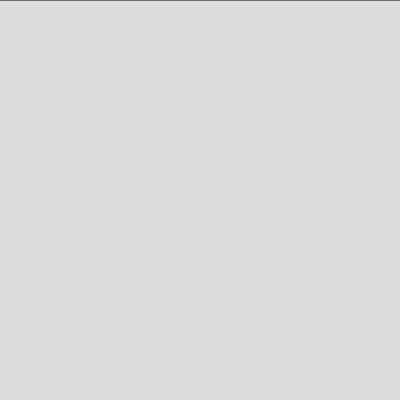
Frame 1 (no input)
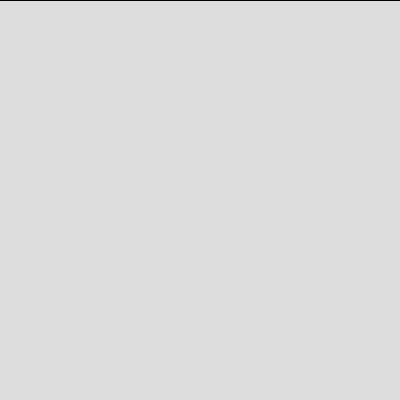
Frame 60 (no input)
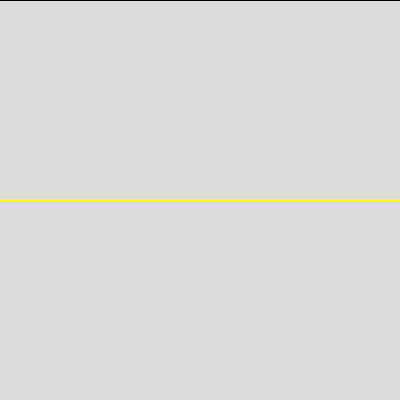
Frame 120 (the mouse pressed at the canvas centre since frame 60)

The p5.js sketch that drew these frames (run headless with seeded random() and noise() and a simulated clock; from frame 60 on, the mouse is pressed at the canvas centre):

// p5.js sketch
// ── sketch.js
let canvasXMax=400;
let canvasYMax=400;
function setup() {
  createCanvas(canvasXMax,canvasYMax);
  background(220);
}

function draw() {

  textSize(15);
  let string_toprint="Mouse x="+mouseX+ ", y="+mouseY;
  //text(string_toprint, 20,20);
  strokeWeight(1);
  line(0,mouseX,canvasXMax,mouseY);
  //feedback tasto mouse sinistro
  //disegnare la linea gialla se schiacciamo il mouse
  //p5--> true, se il mouse e' schiacciato,
  //altrimenti e' false
  if(mouseIsPressed == true){
    if(mouseButton == RIGHT){
      background(220);
    }
    //coloriamo di giallo
    stroke ("yellow");
  }else{

    stroke("black");
  }
    //altrimenti nero
  
}
